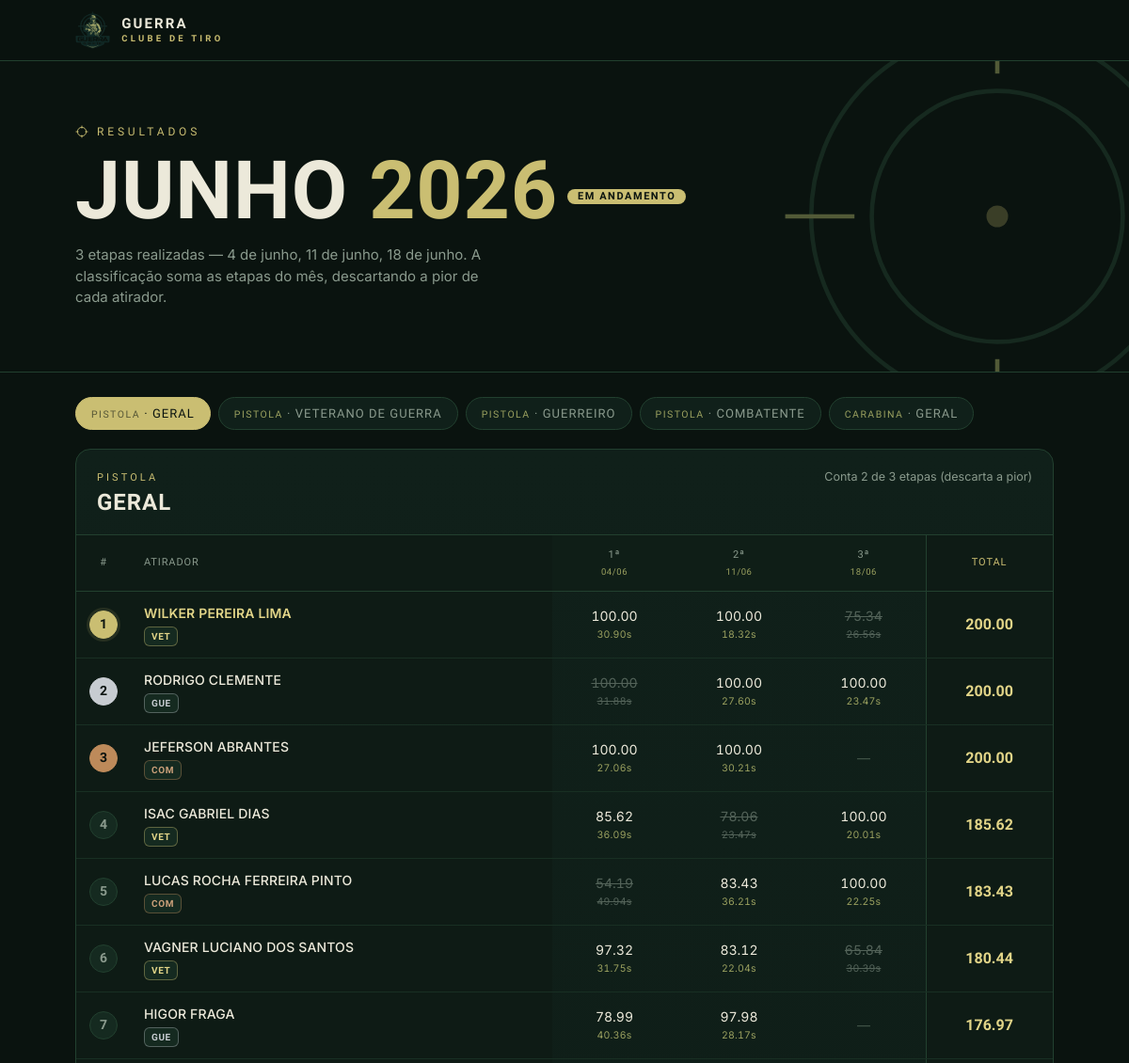
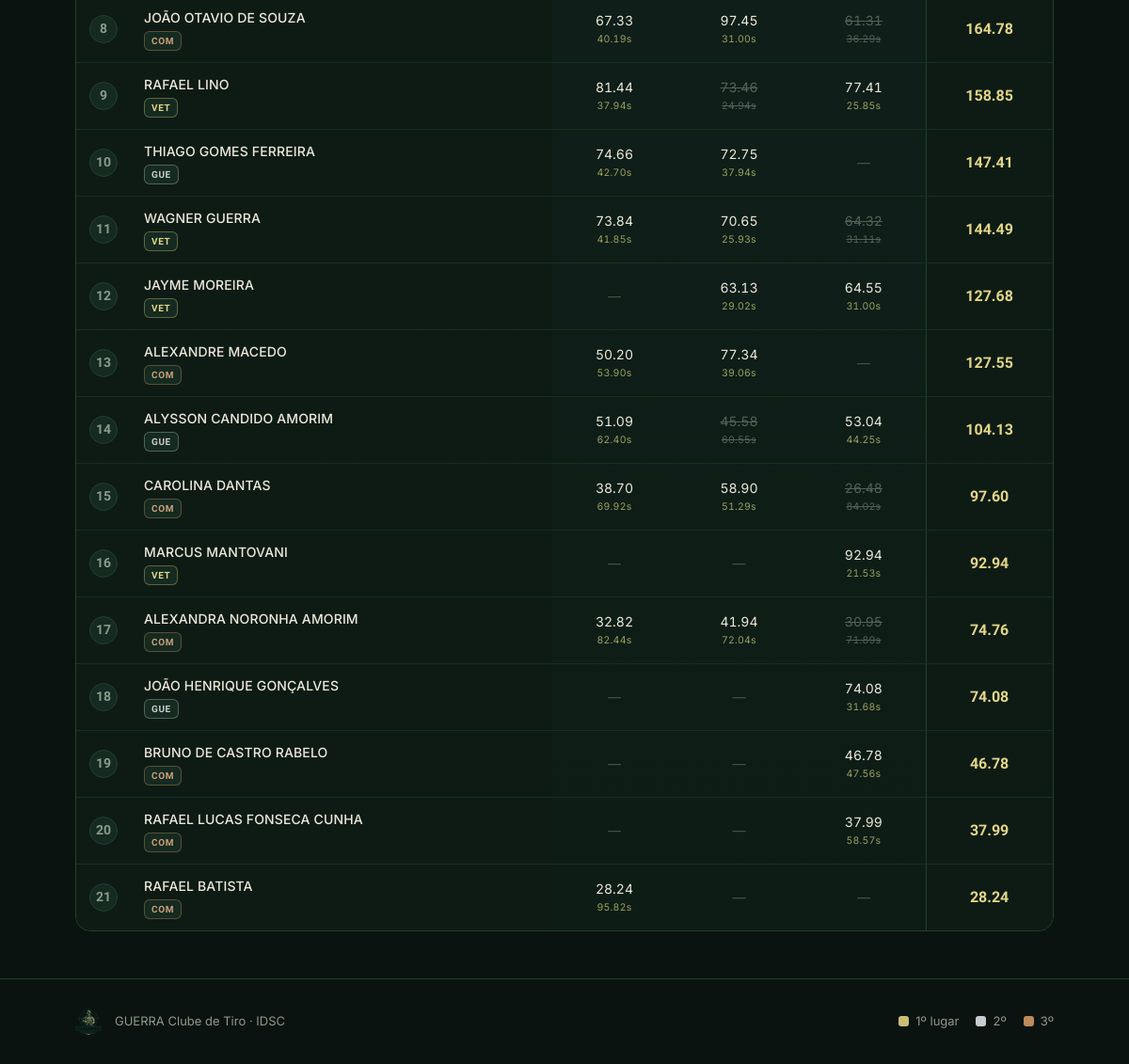
The page / on the database its author committed (2 pictures, top to bottom).
### tables this page shows
CREATE TABLE categories (
    id        INTEGER PRIMARY KEY AUTOINCREMENT,
    name      TEXT NOT NULL,
    modality  TEXT NOT NULL,                   -- 'pistola' | 'carabina'
    rank      INTEGER NOT NULL,                -- maior = categoria mais alta
    active    INTEGER NOT NULL DEFAULT 1,
    UNIQUE(name, modality)
);

CREATE TABLE stages (
    id         INTEGER PRIMARY KEY AUTOINCREMENT,
    month_id   INTEGER NOT NULL,
    number     INTEGER NOT NULL,
    date       TEXT,
    status     TEXT NOT NULL DEFAULT 'aberta',  -- 'aberta' | 'fechada'
    created_at TEXT NOT NULL,
    UNIQUE(month_id, number)
);

CREATE TABLE shooters (
    id         INTEGER PRIMARY KEY AUTOINCREMENT,
    name       TEXT NOT NULL,
    active     INTEGER NOT NULL DEFAULT 1,
    created_at TEXT NOT NULL
);

### app/website.py (the view)
    @app.get("/", response_class=HTMLResponse)
    async def home(request: Request, mes: int = None):
        conn = db.get_conn()
        try:
            months = conn.execute(
                "SELECT * FROM months ORDER BY year DESC, month DESC").fetchall()
            if not months:
                db.ensure_current_month(conn)
                conn.commit()
                months = conn.execute(
                    "SELECT * FROM months ORDER BY year DESC, month DESC").fetchall()
            current = None
            if mes:
                current = conn.execute("SELECT * FROM months WHERE id=?",
                                       (mes,)).fetchone()
            if current is None:
                current = db.get_open_month(conn) or months[0]
            sections = build_sections(conn, current["id"])
            all_stages = db.list_stages(conn, current["id"])
            stage_dates = [_fmt_date_long(s["date"]) for s in all_stages
                           if st._modality_has_results(conn, s["id"], "pistola")
                           or st._modality_has_results(conn, s["id"], "carabina")]
            month_options = [{
                "id": m["id"],
                "label": f"{MONTH_PT[m['month']]} {m['year']}",
                "selected": m["id"] == current["id"],
            } for m in months]
            open_stage = db.get_open_stage(conn)
            live_available = bool(
                open_stage and db.stage_result_count(conn, open_stage["id"]) > 0)
        finally:
            conn.close()
        return templates.TemplateResponse(request, "index.html", {
            "club": config.CLUB_NAME,
            "month_label": f"{MONTH_PT[current['month']]} {current['year']}",
            "month_is_open": current["status"] == "aberto",
            "n_stages": len(stage_dates),
            "stage_dates": stage_dates,
            "sections": sections,
            "month_options": month_options,
            "live_available": live_available,
            "fmt_date": _fmt_date,
        })

### app/db.py (called while the page is built)
def get_conn() -> sqlite3.Connection:
    os.makedirs(os.path.dirname(config.DB_PATH) or ".", exist_ok=True)
    conn = sqlite3.connect(config.DB_PATH)
    conn.row_factory = sqlite3.Row
    conn.execute("PRAGMA foreign_keys = ON;")
    conn.execute("PRAGMA journal_mode = WAL;")
    return conn

def list_categories(conn, modality: str = None) -> List[sqlite3.Row]:
    if modality:
        return conn.execute(
            "SELECT * FROM categories WHERE active=1 AND modality=? ORDER BY rank",
            (modality,)).fetchall()
    return conn.execute(
        "SELECT * FROM categories WHERE active=1 ORDER BY modality, rank").fetchall()

def get_shooter(conn, shooter_id: int) -> Optional[sqlite3.Row]:
    return conn.execute("SELECT * FROM shooters WHERE id=?",
                        (shooter_id,)).fetchone()

def get_open_month(conn) -> Optional[sqlite3.Row]:
    return conn.execute(
        "SELECT * FROM months WHERE status='aberto' ORDER BY year DESC, month DESC "
        "LIMIT 1").fetchone()

def list_stages(conn, month_id: int) -> List[sqlite3.Row]:
    return conn.execute(
        "SELECT * FROM stages WHERE month_id=? ORDER BY number", (month_id,)).fetchall()

def get_open_stage(conn) -> Optional[sqlite3.Row]:
    return conn.execute(
        "SELECT s.* FROM stages s JOIN months m ON m.id=s.month_id "
        "WHERE s.status='aberta' AND m.status='aberto' "
        "ORDER BY s.month_id DESC, s.number DESC LIMIT 1").fetchone()

def best_run(conn, enrollment_id: int) -> Optional[sqlite3.Row]:
    return conn.execute(
        "SELECT * FROM runs WHERE enrollment_id=? AND dq=0 AND final_time IS NOT NULL "
        "ORDER BY final_time ASC LIMIT 1", (enrollment_id,)).fetchone()

### app/scoring.py (called while the page is built)
def stage_points(times_by_shooter: Dict[int, Optional[float]]) -> Dict[int, float]:
    valid = [t for t in times_by_shooter.values() if t is not None and t > 0]
    if not valid:
        return {sid: 0.0 for sid in times_by_shooter}
    best = min(valid)
    points: Dict[int, float] = {}
    for sid, t in times_by_shooter.items():
        if t is None or t <= 0:
            points[sid] = 0.0
        elif t == best:
            points[sid] = 100.0
        else:
            points[sid] = best / t * 100.0
    return points

def monthly_score(stage_points_per_shooter: List[float], best_n: int = 3) -> float:
    ordered = sorted(stage_points_per_shooter, reverse=True)
    return float(sum(ordered[:best_n]))

### templates/index.html (shortened to what this page needs)
<!doctype html>
<html lang="pt-br">
<head>
</head>
<body>
<header class="topbar">
  <div class="wrap">
    <a class="brand" href="/">
      <img src="/static/logo.png" alt="{{ club }}">
      <span class="name">Guerra<small>Clube de Tiro</small></span>
    </a>
  </div>
</header>
<section class="hero">
  <div class="wrap">
    <span class="eyebrow">
      <svg class="cross" viewBox="0 0 24 24" fill="none" aria-hidden="true">
        <circle cx="12" cy="12" r="8" stroke="currentColor" stroke-width="1.6"/>
        <path d="M12 1v5M12 18v5M1 12h5M18 12h5" stroke="currentColor" stroke-width="1.6"/>
      </svg>
      Resultados
    </span>
    <h1>{{ month_label.split(' ')[0] }} <span class="yr">{{ month_label.split(' ')[1] }}</span>{% if month_is_open %}<span class="badge-open">Em andamento</span>{% endif %}</h1>
    <p class="hero-sub">
      {% if n_stages %}
        {{ n_stages }} etapa{{ 's' if n_stages != 1 }} realizada{{ 's' if n_stages != 1 }}{% if stage_dates %} — {{ stage_dates|join(', ') }}{% endif %}.
        A classificação soma as etapas do mês, descartando a pior de cada atirador.
      {% else %}
        Ainda não há etapas com resultado neste mês.
      {% endif %}
    </p>
  </div>
</section>
<main class="wrap">
  {% if sections %}
  <nav class="tabs" role="tablist">
    {% for s in sections %}
    <button class="tab {% if loop.first %}active{% endif %}" data-target="{{ s.id }}" role="tab">
      <span class="mod">{{ s.modality_label }}</span> · {{ s.category }}
    </button>
    {% endfor %}
  </nav>
  {% for s in sections %}
  <section class="panel {% if loop.first %}active{% endif %}" id="{{ s.id }}">
    <div class="card">
      <div class="card-head">
        <div>
          <div class="mod">{{ s.modality_label }}</div>
          <h2>{{ s.category }}</h2>
        </div>
        <div class="rule">
          {% if s.table.stages|length <= 1 %}
            {{ s.table.stages|length }} etapa realizada
          {% else %}
            Conta {{ s.table.best_n }} de {{ s.table.stages|length }} etapas (descarta a pior)
          {% endif %}
        </div>
      </div>
      <div class="tbl-scroll">
        <table>
          <thead>
            <tr>
              <th class="pos">#</th>
              <th class="ath">Atirador</th>
              {% for et in s.table.stages %}
              <th>{{ et.number }}ª<span class="et-date">{{ fmt_date(et.date) }}</span></th>
              {% endfor %}
              <th class="tot">Total</th>
            </tr>
          </thead>
          <tbody>
            {% for r in s.table.rows %}
            <tr class="{% if r.pos<=3 %}top{{ r.pos }}{% endif %}{% if s.combined %} cat-{{ r.cat_short }}{% endif %}">
              <td class="pos"><span class="pos-badge">{{ r.pos }}</span></td>
              <td class="ath">{{ r.name }}{% if s.combined %}<br><span class="cat-badge" title="{{ r.category }}">{{ r.cat_short }}</span>{% endif %}</td>
              {% for c in r.cells %}
                {% if not c.present %}
                  <td class="cell-absent">—</td>
                {% else %}
                  <td class="{% if c.dropped %}cell-dropped{% endif %}">
                    <span class="cpts">{{ '%.2f'|format(c.points) }}</span>
                    <span class="ctime">{{ c.time }}s</span>
                  </td>
                {% endif %}
              {% endfor %}
              <td class="tot">{{ '%.2f'|format(r.total) }}</td>
            </tr>
            {% endfor %}
          </tbody>
        </table>
      </div>
    </div>
  </section>
  {% endfor %}
  {% else %}
  <div class="empty">Ainda não há resultados publicados para este mês.</div>
  {% endif %}
</main>
{% include "_footer.html" %}
</body>
</html>

### templates/_footer.html
<footer>
  <div class="wrap">
    <img src="/static/logo.png" alt="">
    <span>{{ club }} · IDSC</span>
    <span class="legend">
      <span><i class="swatch" style="background:#cabe72"></i>1º lugar</span>
      <span><i class="swatch" style="background:#c7ccd1"></i>2º</span>
      <span><i class="swatch" style="background:#bd8a5a"></i>3º</span>
    </span>
  </div>
</footer>

### rows shown on the page
categories: modality_label "PISTOLA", category "VETERANO DE GUERRA"
categories: modality_label "PISTOLA", category "GUERREIRO"
categories: modality_label "PISTOLA", category "COMBATENTE"
categories: modality_label "CARABINA", category "GERAL"
stages: number "1", date "04/06"
stages: number "2", date "11/06"
stages: number "3", date "18/06"
shooters: name "WILKER PEREIRA LIMA"
shooters: name "RODRIGO CLEMENTE"
shooters: name "JEFERSON ABRANTES"
shooters: name "ISAC GABRIEL DIAS"
shooters: name "LUCAS ROCHA FERREIRA PINTO"
shooters: name "VAGNER LUCIANO DOS SANTOS"
shooters: name "HIGOR FRAGA"
shooters: name "JOÃO OTAVIO DE SOUZA"
shooters: name "RAFAEL LINO"
shooters: name "THIAGO GOMES FERREIRA"
shooters: name "WAGNER GUERRA"
shooters: name "JAYME MOREIRA"
shooters: name "ALEXANDRE MACEDO"
shooters: name "ALYSSON CANDIDO AMORIM"
shooters: name "CAROLINA DANTAS"
shooters: name "MARCUS MANTOVANI"
shooters: name "ALEXANDRA NORONHA AMORIM"
shooters: name "JOÃO HENRIQUE GONÇALVES"
shooters: name "BRUNO DE CASTRO RABELO"
shooters: name "RAFAEL LUCAS FONSECA CUNHA"
shooters: name "RAFAEL BATISTA"

### other values the page prints
{{ month_label.split(' ')[0] }} "JUNHO"
{{ month_label.split(' ')[1] }} "2026"
{{ n_stages }} "3"
{{ 's' if n_stages != 1 }} "s"
{{ stage_dates|join(', ') }} "4 de junho, 11 de junho, 18 de junho"
{{ s.modality_label }} "PISTOLA"
{{ s.category }} "GERAL"
{{ s.table.best_n }} "2"
{{ s.table.stages|length }} "3"
{{ r.pos }} "1" "2" "3" "4" "5" "6" "7" "8" "9" "10" "11" "12" "13" "14" "15" "16" "17" "18" "19" "20" "21"
{{ r.cat_short }} "VET" "GUE" "COM" "VET" "COM" "VET" "GUE" "COM" "VET" "GUE" "VET" "VET" "COM" "GUE" "COM" "VET" "COM" "GUE" "COM" "COM" "COM"
{{ '%.2f'|format(c.points) }} "100.00" "100.00" "75.34" "100.00" "100.00" "100.00" "100.00" "100.00" "85.62" "78.06" "100.00" "54.19" "83.43" "100.00" "97.32" "83.12" "65.84" "78.99" "97.98" "67.33" "97.45" "61.31" "81.44" "73.46" "77.41" "74.66" "72.75" "73.84" "70.65" "64.32" "63.13" "64.55" "50.20" "77.34" "51.09" "45.58" "53.04" "38.70" "58.90" "26.48" "92.94" "32.82" "41.94" "30.95" "74.08" "46.78" "37.99" "28.24"
{{ c.time }} "30.90" "18.32" "26.56" "31.88" "27.60" "23.47" "27.06" "30.21" "36.09" "23.47" "20.01" "49.94" "36.21" "22.25" "31.75" "22.04" "30.39" "40.36" "28.17" "40.19" "31.00" "36.29" "37.94" "24.94" "25.85" "42.70" "37.94" "41.85" "25.93" "31.11" "29.02" "31.00" "53.90" "39.06" "62.40" "60.55" "44.25" "69.92" "51.29" "84.02" "21.53" "82.44" "72.04" "71.89" "31.68" "47.56" "58.57" "95.82"
{{ '%.2f'|format(r.total) }} "200.00" "200.00" "200.00" "185.62" "183.43" "180.44" "176.97" "164.78" "158.85" "147.41" "144.49" "127.68" "127.55" "104.13" "97.60" "92.94" "74.76" "74.08" "46.78" "37.99" "28.24"
{{ club }} "GUERRA Clube de Tiro"
